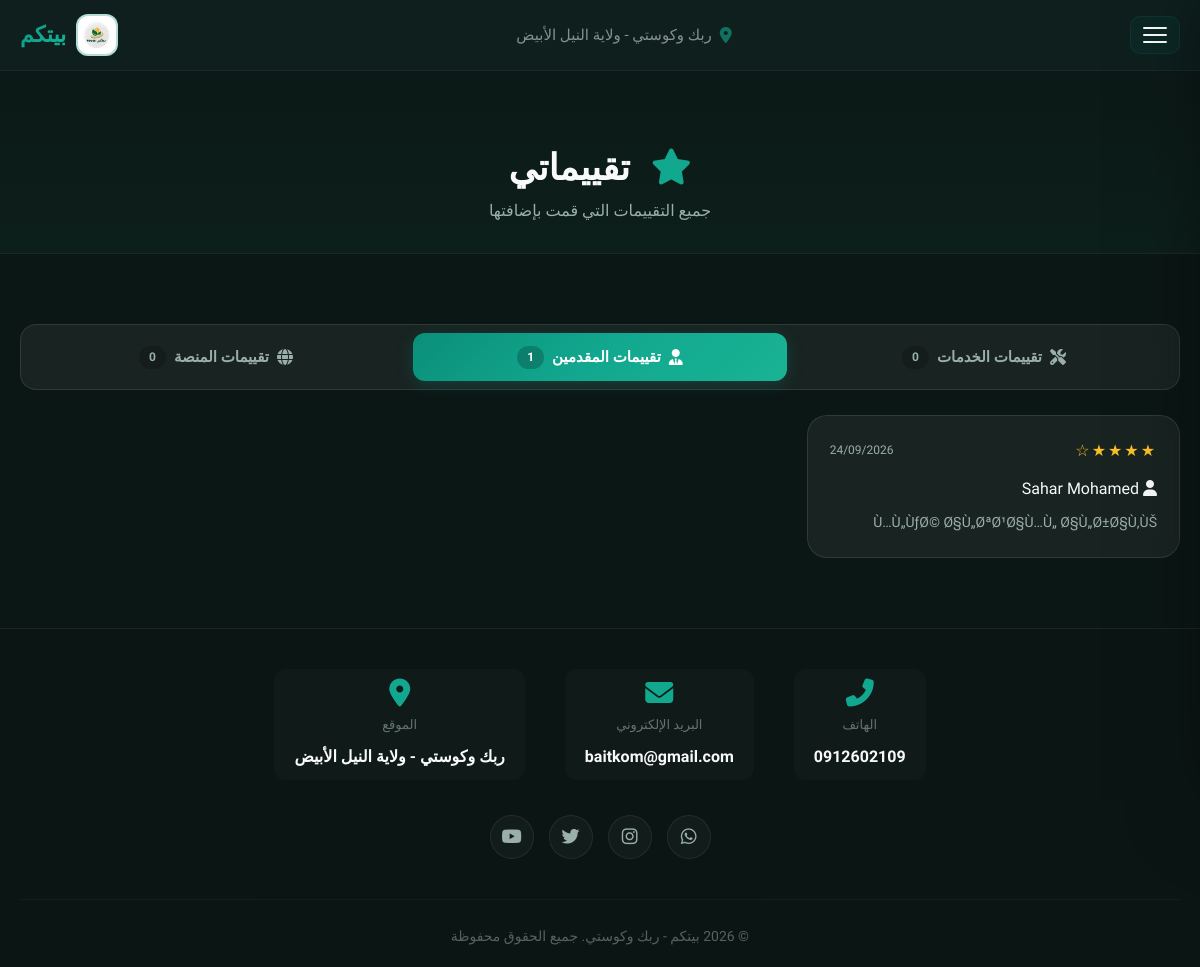
/my_reviews.php?tab=provider (signed in), run on the app's committed database.
### tables this page shows
CREATE TABLE `reviews` (
  `id` int(11) NOT NULL auto_increment,
  `user_id` int(11) NOT NULL,
  `provider_id` int(11) default NULL,
  `booking_id` int(11) default NULL,
  `review_type` enum('service','provider','site') default 'service',
  `rating` int(11) NOT NULL,
  `comment` text,
  `created_at` timestamp NOT NULL default CURRENT_TIMESTAMP,
  PRIMARY KEY  (`id`),
  KEY `user_id` (`user_id`),
  KEY `provider_id` (`provider_id`),
  KEY `booking_id` (`booking_id`)
);

CREATE TABLE `users` (
  `id` int(11) NOT NULL auto_increment,
  `name` varchar(100) NOT NULL,
  `username` varchar(50) NOT NULL,
  `email` varchar(100) NOT NULL,
  `phone` varchar(20) NOT NULL,
  `region` varchar(100) NOT NULL,
  `city` varchar(50) default NULL,
  `age` int(11) NOT NULL,
  `service_type` varchar(50) NOT NULL,
  `password` varchar(255) NOT NULL,
  `user_type` enum('admin','provider','receiver') default 'provider',
  `admin_role` enum('super_admin','main','providers','clients','reviews') default NULL,
  `manager_role` varchar(50) default NULL,
  `is_approved` enum('pending','approved','rejected') default 'pending',
  `profile_image` varchar(255) default NULL,
  `national_id_image` varchar(255) default NULL,
  `certificate_image` varchar(255) default NULL,
  `working_area` varchar(255) default NULL,
  `created_at` timestamp NOT NULL default CURRENT_TIMESTAMP,
  `is_banned` tinyint(1) NOT NULL default '0',
  `welcome_shown` tinyint(1) NOT NULL default '0',
  PRIMARY KEY  (`id`),
  UNIQUE KEY `username` (`username`),
  UNIQUE KEY `email` (`email`),
  KEY `idx_is_approved` (`is_approved`),
  KEY `idx_user_type` (`user_type`)
);

### config.php (called while the page is built, shortened)
<?php
function isLoggedIn() {
    return isset($_SESSION['user_id']);
}
function isProvider() {
    return isLoggedIn() && $_SESSION['user_type'] == 'provider';
}
    ?>

### my_reviews.php (the view, shortened to what this page needs)
<?php
require_once 'config.php';
$user_id = $_SESSION['user_id'];
$is_provider = isProvider() && isProviderApproved();
if ($is_provider) {
    $allowed_tabs = array('received', 'given');
    $default_tab = 'received';
} else {
    $allowed_tabs = array('service', 'provider', 'site');
    $default_tab = 'service';
}
$active_tab = isset($_GET['tab']) && in_array($_GET['tab'], $allowed_tabs) ? $_GET['tab'] : $default_tab;
$counts = array();
if ($is_provider) {
    $stmt = $pdo->prepare("SELECT COUNT(*) FROM reviews WHERE provider_id = ? AND review_type IN ('provider', 'service')");
    $stmt->execute(array($user_id));
    $counts['received'] = $stmt->fetchColumn();
    $stmt = $pdo->prepare("SELECT COUNT(*) FROM reviews WHERE user_id = ?");
    $stmt->execute(array($user_id));
    $counts['given'] = $stmt->fetchColumn();
} else {
    $stmt = $pdo->prepare("SELECT COUNT(*) FROM reviews WHERE user_id = ? AND review_type = 'service'");
    $stmt->execute(array($user_id));
    $counts['service'] = $stmt->fetchColumn();
    $stmt = $pdo->prepare("SELECT COUNT(*) FROM reviews WHERE user_id = ? AND review_type = 'provider'");
    $stmt->execute(array($user_id));
    $counts['provider'] = $stmt->fetchColumn();
    $stmt = $pdo->prepare("SELECT COUNT(*) FROM reviews WHERE user_id = ? AND review_type = 'site'");
    $stmt->execute(array($user_id));
    $counts['site'] = $stmt->fetchColumn();
}
$reviews = array();
if ($is_provider) {
    if ($active_tab == 'received') {
        $stmt = $pdo->prepare("
            SELECT r.*, u.name as user_name, u.profile_image as user_image,
                   s.name as service_name
            FROM reviews r
            JOIN users u ON r.user_id = u.id
            LEFT JOIN bookings b ON r.booking_id = b.id
            LEFT JOIN services s ON b.service_id = s.id
            WHERE r.provider_id = ? AND r.review_type IN ('provider', 'service')
            ORDER BY r.created_at DESC
        ");
        $stmt->execute(array($user_id));
        $reviews = $stmt->fetchAll();
    } else {
        $stmt = $pdo->prepare("
            SELECT r.*, p.name as provider_name,
                   s.name as service_name
            FROM reviews r
            LEFT JOIN users p ON r.provider_id = p.id
            LEFT JOIN bookings b ON r.booking_id = b.id
            LEFT JOIN services s ON b.service_id = s.id
            WHERE r.user_id = ?
            ORDER BY r.created_at DESC
        ");
        $stmt->execute(array($user_id));
        $reviews = $stmt->fetchAll();
    }
} else {
    $stmt = $pdo->prepare("
        SELECT r.*, p.name as provider_name,
               s.name as service_name
        FROM reviews r
        LEFT JOIN users p ON r.provider_id = p.id
        LEFT JOIN bookings b ON r.booking_id = b.id
        LEFT JOIN services s ON b.service_id = s.id
        WHERE r.user_id = ? AND r.review_type = ?
        ORDER BY r.created_at DESC
    ");
    $stmt->execute(array($user_id, $active_tab));
    $reviews = $stmt->fetchAll();
}
?>
<!DOCTYPE html>
<html lang="ar" dir="rtl">
<head>
    <link rel="stylesheet" href="https://cdnjs.cloudflare.com/ajax/libs/font-awesome/6.5.0/css/all.min.css">
    <link href="https://unpkg.com/aos@2.3.1/dist/aos.css" rel="stylesheet">
</head>
<body>
    <header id="mainHeader">
        <div class="container header-inner">
            <div class="logo">
                <img src="uploads/sh.png" alt="بيتكم">
                <span>بيتكم</span>
            </div>
            <div class="header-center">
                <i class="fas fa-map-marker-alt"></i>
                <span>ربك وكوستي - ولاية النيل الأبيض</span>
            </div>
            <button class="hamburger" id="hamburgerBtn"><span></span><span></span><span></span></button>
        </div>
    </header>
    <div class="page-header">
        <div class="container">
            <h1 data-aos="fade-up"><i class="fas fa-star"></i> تقييماتي</h1>
            <p data-aos="fade-up" data-aos-delay="100">
                <?php if ($is_provider): ?>
                    التقييمات المستلمة من العملاء والتقييمات التي قدمتها
                <?php else: ?>
                    جميع التقييمات التي قمت بإضافتها
                <?php endif; ?>
            </p>
        </div>
    </div>
    <section>
        <div class="container">
            <div class="reviews-tabs" data-aos="fade-up">
                <?php if ($is_provider): ?>
                    <a href="?tab=received" class="tab-btn <?php echo $active_tab == 'received' ? 'active' : ''; ?>">
                        <i class="fas fa-inbox"></i> التقييمات المستلمة
                        <span class="tab-count"><?php echo $counts['received']; ?></span>
                    </a>
                    <a href="?tab=given" class="tab-btn <?php echo $active_tab == 'given' ? 'active' : ''; ?>">
                        <i class="fas fa-paper-plane"></i> تقييماتي للآخرين
                        <span class="tab-count"><?php echo $counts['given']; ?></span>
                    </a>
                <?php else: ?>
                    <a href="?tab=service" class="tab-btn <?php echo $active_tab == 'service' ? 'active' : ''; ?>">
                        <i class="fas fa-tools"></i> تقييمات الخدمات
                        <span class="tab-count"><?php echo $counts['service']; ?></span>
                    </a>
                    <a href="?tab=provider" class="tab-btn <?php echo $active_tab == 'provider' ? 'active' : ''; ?>">
                        <i class="fas fa-user-tie"></i> تقييمات المقدمين
                        <span class="tab-count"><?php echo $counts['provider']; ?></span>
                    </a>
                    <a href="?tab=site" class="tab-btn <?php echo $active_tab == 'site' ? 'active' : ''; ?>">
                        <i class="fas fa-globe"></i> تقييمات المنصة
                        <span class="tab-count"><?php echo $counts['site']; ?></span>
                    </a>
                <?php endif; ?>
            </div>
            <?php if (count($reviews) == 0): ?>
                <div class="empty-state" data-aos="fade-up">
                    <i class="fas fa-star"></i>
                    <h3>لا توجد تقييمات في هذا القسم</h3>
                    <?php if ($active_tab == 'received' && $is_provider): ?>
                        <p>لم تستلم أي تقييم من العملاء بعد</p>
                    <?php elseif ($active_tab == 'given' && $is_provider): ?>
                        <p>لم تقدم أي تقييم بعد</p>
                    <?php else: ?>
                        <p>بعد إكمال أي خدمة، يمكنك تقييمها من صفحة حجوزاتي</p>
                        <a href="my_bookings.php" class="btn-primary"><i class="fas fa-calendar-check"></i> عرض حجوزاتي</a>
                    <?php endif; ?>
                </div>
            <?php else: ?>
                <div class="reviews-grid" data-aos="fade-up">
                    <?php foreach ($reviews as $r): ?>
                        <div class="review-card">
                            <div class="review-header">
                                <span class="stars">
                                    <?php echo str_repeat('★', $r['rating']) . str_repeat('☆', 5 - $r['rating']); ?>
                                </span>
                                <span class="date"><?php echo date('d/m/Y', strtotime($r['created_at'])); ?></span>
                            </div>
                            <?php if ($is_provider && $active_tab == 'received'): ?>
                                <div class="meta">
                                    <div class="avatar">
                                        <?php if ($r['user_image'] && file_exists($r['user_image'])): ?>
                                            <img src="<?php echo htmlspecialchars($r['user_image']); ?>">
                                        <?php else: ?>
                                            <i class="fas fa-user-circle"></i>
                                        <?php endif; ?>
                                    </div>
                                    <div>
                                        <div class="name"><?php echo htmlspecialchars($r['user_name']); ?></div>
                                        <?php if ($r['service_name']): ?>
                                            <span class="service-tag"><i class="fas fa-tag"></i> <?php echo htmlspecialchars($r['service_name']); ?></span>
                                        <?php endif; ?>
                                    </div>
                                </div>
                            <?php else: ?>
                                <?php if ($active_tab == 'service' && $r['service_name']): ?>
                                    <div style="margin-bottom:10px;">
                                        <span class="service-tag"><i class="fas fa-tag"></i> <?php echo htmlspecialchars($r['service_name']); ?></span>
                                    </div>
                                <?php elseif ($active_tab == 'provider' && $r['provider_name']): ?>
                                    <div style="margin-bottom:10px;">
                                        <span class="service-tag"><i class="fas fa-user"></i> <?php echo htmlspecialchars($r['provider_name']); ?></span>
                                    </div>
                                <?php elseif ($active_tab == 'site'): ?>
                                    <div style="margin-bottom:10px;">
                                        <span class="badge-type"><i class="fas fa-globe"></i> تقييم المنصة</span>
                                    </div>
                                <?php endif; ?>
                            <?php endif; ?>
                            <p class="comment"><?php echo htmlspecialchars($r['comment']); ?></p>
                        </div>
                    <?php endforeach; ?>
                </div>
            <?php endif; ?>
        </div>
    </section>
    <footer>
        <div class="container">
            <div class="footer-grid">
                <div class="contact-section">
                    <div class="contact-item">
                        <i class="fas fa-phone-alt"></i>
                        <span class="label">الهاتف</span>
                        <span class="value"><a href="tel:0912602109">0912602109</a></span>
                    </div>
                    <div class="contact-item">
                        <i class="fas fa-envelope"></i>
                        <span class="label">البريد الإلكتروني</span>
                        <span class="value"><a href="mailto:baitkom@gmail.com">baitkom@gmail.com</a></span>
                    </div>
                    <div class="contact-item">
                        <i class="fas fa-map-marker-alt"></i>
                        <span class="label">الموقع</span>
                        <span class="value">ربك وكوستي - ولاية النيل الأبيض</span>
                    </div>
                </div>
                <div class="social-icons">
                    <a href="#"><i class="fab fa-whatsapp"></i></a>
                    <a href="#"><i class="fab fa-instagram"></i></a>
                    <a href="#"><i class="fab fa-twitter"></i></a>
                    <a href="#"><i class="fab fa-youtube"></i></a>
                </div>
                <div class="copyright">© 2026 بيتكم - ربك وكوستي. جميع الحقوق محفوظة</div>
            </div>
        </div>
    </footer>
</body>
</html>

### data on the page
reviews: rating "★★★★", rating "☆", created_at "24/09/2026", provider.name "Sahar Mohamed", comment "Ù…Ù„ÙƒØ© Ø§Ù„ØªØ¹Ø§Ù…Ù„ Ø§Ù„Ø±Ø§Ù‚ÙŠ"

### other printed values
$counts['service'] "0"
$counts['provider'] "1"
$counts['site'] "0"
